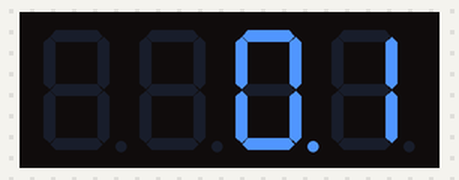
Bench run of a program on a simulated Arduino Uno, built with avr-gcc and run on an emulated ATmega328P. On the bench: 4-digit seven-segment display.

Above: at 0.15 s.
At 5.05 s:
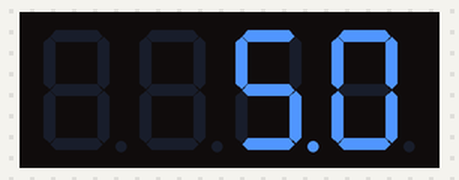
At 10.05 s:
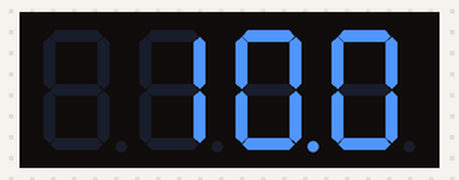
At 20.05 s:
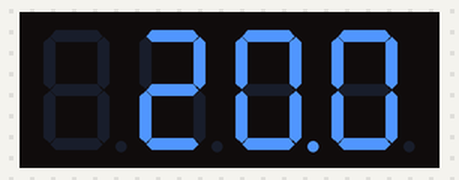
At 30.05 s:
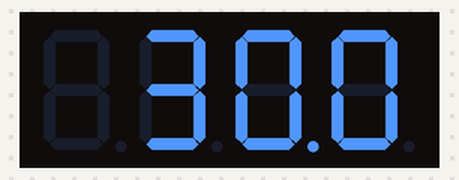
At 39.95 s:
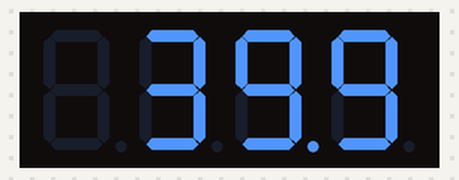

The program:

main.cpp
```cpp
#include <Arduino.h>
#include <SevSegShift.h>

#define NUM_OF_DIGITS 4

#define SHIFT_PIN_SHCP 6
#define SHIFT_PIN_STCP 7
#define SHIFT_PIN_DS   8

// DIGIT PINS = specifying one of the 4 digits
uint8_t digit_pins[] = {5, 4, 3, 2}; // These are the PINS of the ** Arduino **
// representing the actual Segement PINs
                      //  A  B  C  D  E  F  G  DP
uint8_t segment_pins[] = {0, 2, 4, 6, 7, 1, 3, 5}; // these are the PINs of the ** Shift register **


SevSegShift sevsegshift(
                  SHIFT_PIN_DS,
                  SHIFT_PIN_SHCP,
                  SHIFT_PIN_STCP,
                  1, /* number of shift registers there is only 1 Shiftregister
                        used for all Segments (digits are on Controller)
                        default value = 2 (see SevSegShift example)
                        */
                  true /* Digits are connected to Arduino directly
                          default value = false (see SevSegShift example)
                        */
                );

void setup() {

  // prepare sevsegshift
  sevsegshift.begin(
    COMMON_CATHODE,
    NUM_OF_DIGITS,
    digit_pins,
    segment_pins
  );
}

/****************************/
/* loop copied from example */
/****************************/
void loop() {
  static unsigned long timer = millis();
  static int deciSeconds = 0;

  if (millis() - timer >= 100) {
    timer += 100;
    deciSeconds++; // 100 milliSeconds is equal to 1 deciSecond

    if (deciSeconds == 10000) { // Reset to 0 after counting for 1000 seconds.
      deciSeconds=0;
    }
    sevsegshift.setNumber(deciSeconds, 1);
  }
  sevsegshift.refreshDisplay(); // Must run repeatedly
}
```
